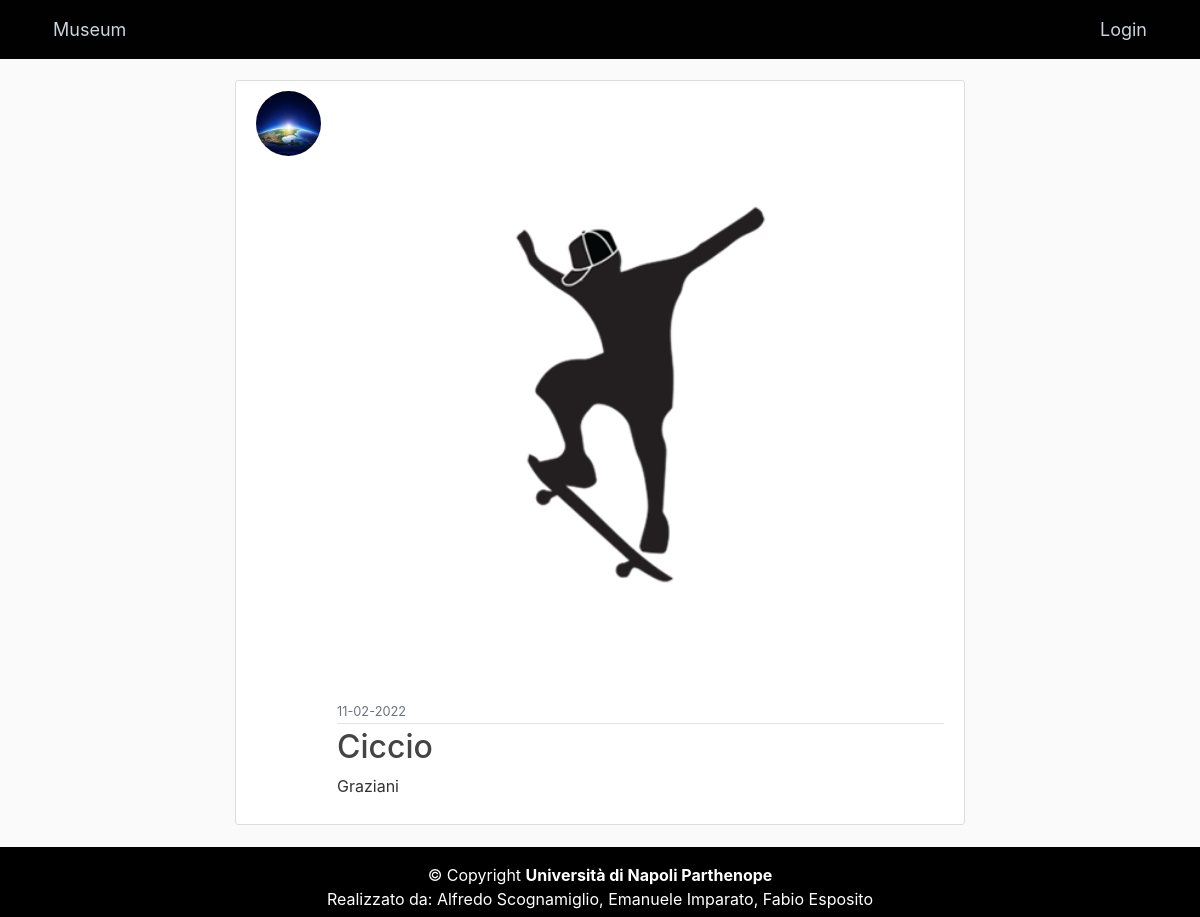
The page /post/2 on the database as committed earlier.
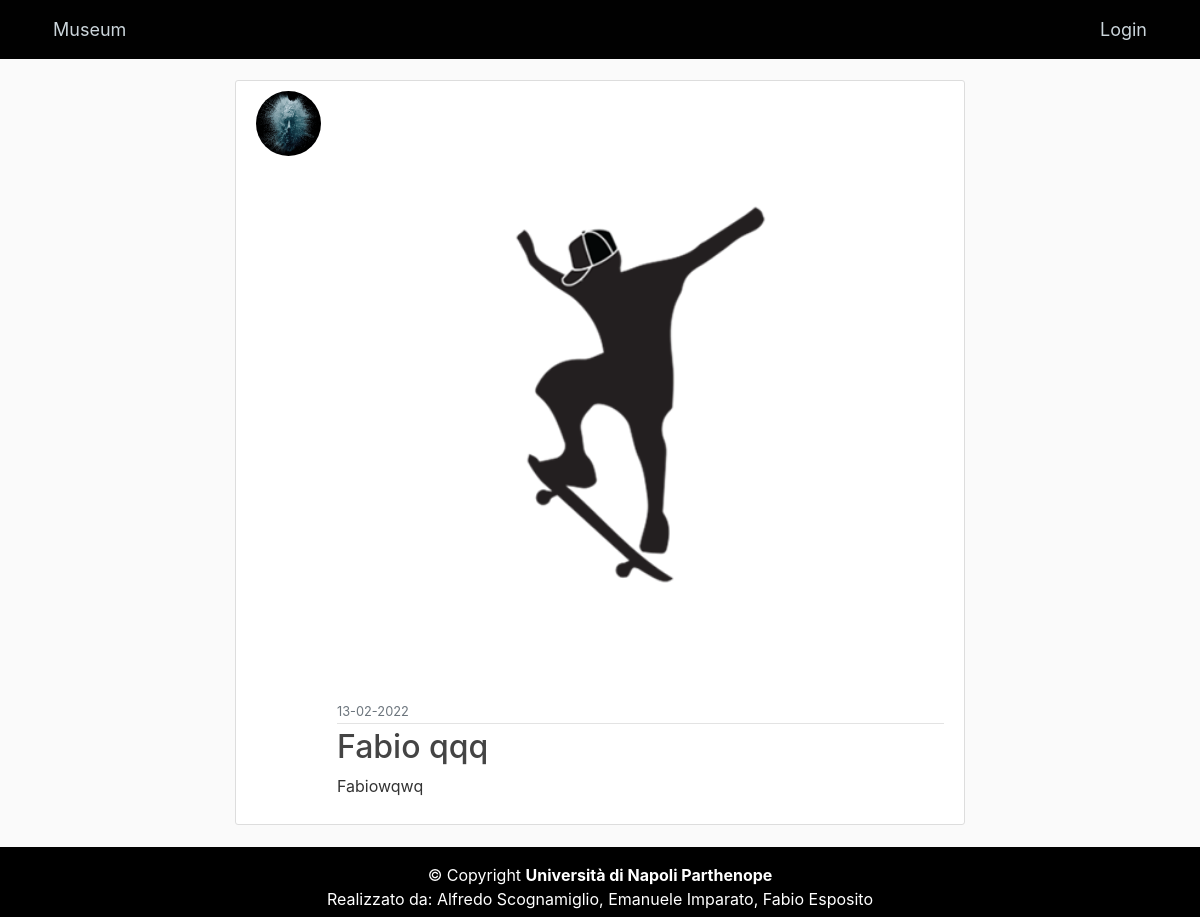
The same page on the database as committed later.
### MuseumProject/models.py (models this page shows)
class Administrator(db.Model, UserMixin):
    id = db.Column(db.Integer,primary_key=True)
    first_name = db.Column(db.String(20), nullable=False)
    email = db.Column(db.String(45), unique=True, nullable=False)
    password = db.Column(db.String(45), nullable=False)
    image_file = db.Column(db.String(20), nullable=False, default='default.jpg')
    posts = db.relationship('Post', backref='poster', lazy=True)                                #Un Admin può inserire più post (Relazione 1:N)

class Post(db.Model):
    id = db.Column(db.Integer, primary_key=True)
    title = db.Column(db.String(100), nullable=False)
    descrizione = db.Column(db.Text, nullable=False)
    date_posted = db.Column(db.DateTime, nullable=False, default=datetime.utcnow)
    post_image = db.Column(db.String(20), nullable=False, default='defaultPNG.png')
    admin_id = db.Column(db.Integer, db.ForeignKey('administrator.id'), nullable=False)         #Chiave esterna che fa riferimento alla tab.Administrator

### MuseumProject/routes.py (the view)
@app.route("/post/<int:post_id>")
def post(post_id):
    post = Post.query.get_or_404(post_id)                                    #Se il post con l id ricercato non esiste viene fornito la pagina d errore
    return render_template('post.html', title=post.title, post=post)

### MuseumProject/templates/post.html (shortened to what this page needs)
{% extends "layout.html" %}
{% block content %}
  <article class="media content-section">
    <img class="rounded-circle article-img" src="{{ url_for('static', filename='images/' + post.poster.image_file) }}">
    <div class="media-body">
      <div class="article-metadata">
      <img src="{{ url_for('static', filename='images/' + post.post_image) }}" class="card-img-top">
        <small class="text-muted">{{ post.date_posted.strftime('%d-%m-%Y') }}</small>
      </div>
      <h2 class="article-title">{{ post.title }}</h2>
      <p class="article-content">{{ post.descrizione }}</p>
    </div>
  </article>
{% endblock content %}

Rows that differ between the two databases and show on the page:
no longer on this page (row unchanged): Administrator: image_file (picture)
now on this page (row unchanged): Administrator: image_file (placeholder picture)
changed Post: date_posted "11-02-2022" → "13-02-2022"; title "Ciccio" → "Fabio qqq"; descrizione "Graziani" → "Fabiowqwq"
